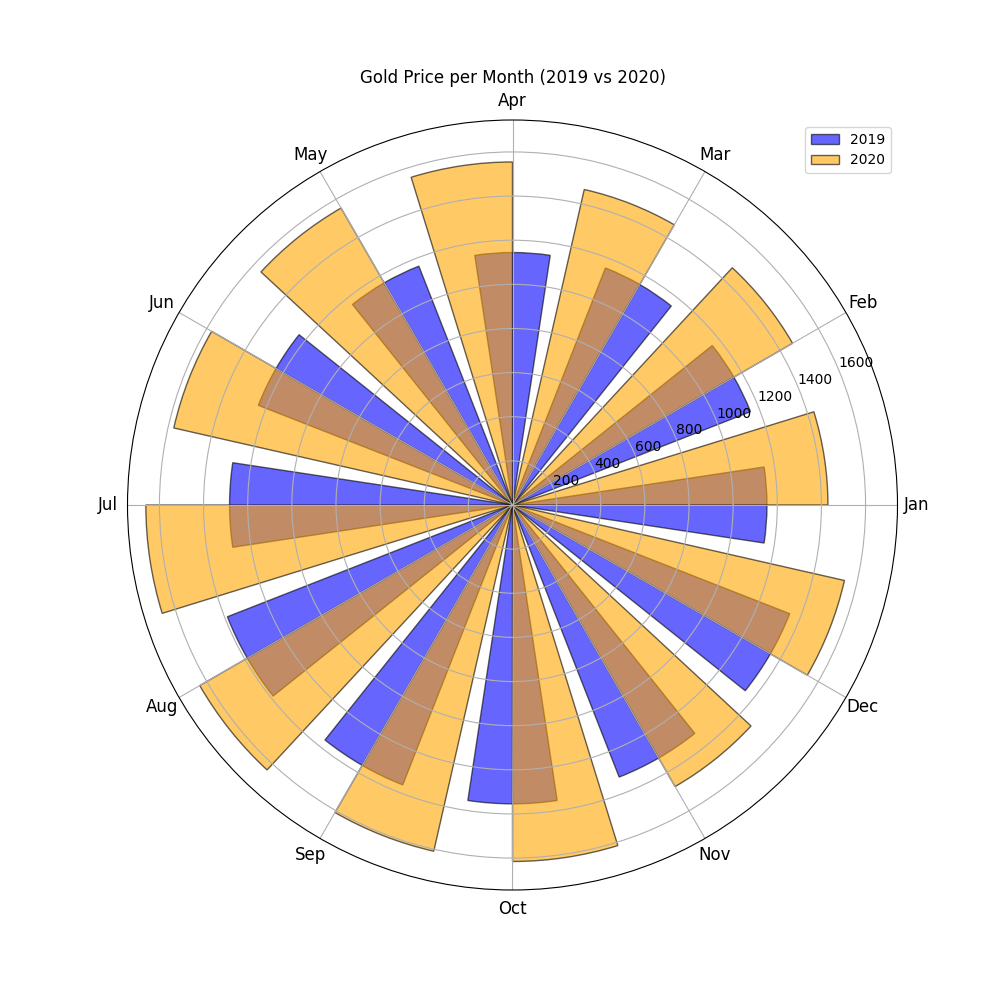

The script that drew this image:
import pandas as pd
import numpy as np
import matplotlib.pyplot as plt
df = pd.read_csv("1990-2021.csv")
# https://www.kaggle.com/datasets/odins0n/monthly-gold-prices

# Convert 'Date' column to datetime format
df['Date'] = pd.to_datetime(df['Date'])

# Filter data for the years 2019 and 2020
df = df[(df['Date'].dt.year == 2019) | (df['Date'].dt.year == 2020)]

# Extract month and year from the date for grouping
df['Month'] = df['Date'].dt.month
df['Year'] = df['Date'].dt.year

# Create separate datasets for 2019 and 2020
data_2019 = df[df['Year'] == 2019].sort_values(by='Month')
data_2020 = df[df['Year'] == 2020].sort_values(by='Month')

# Prepare the polar plot
fig, ax = plt.subplots(1, 1, figsize=(10, 10), subplot_kw=dict(polar=True))

# Define angles for each month (12 months, so divide 360 degrees into 12 parts)
angles = np.linspace(0, 2 * np.pi, 12, endpoint=False)

# Plot 2019 data
ax.bar(angles, data_2019['Europe(EUR)'], color='blue', alpha=0.6, width=0.3, label="2019", edgecolor="black")

# Plot 2020 data (shifted slightly for better comparison)
ax.bar(angles + 0.15, data_2020['Europe(EUR)'], color='orange', alpha=0.6, width=0.3, label="2020", edgecolor="black")

# Set labels for each month at corresponding angles
ax.set_xticks(angles)
ax.set_xticklabels(['Jan', 'Feb', 'Mar', 'Apr', 'May', 'Jun', 'Jul', 'Aug', 'Sep', 'Oct', 'Nov', 'Dec'], fontsize=12)

# Add legend and title
plt.legend(loc='upper right')
plt.title("Gold Price per Month (2019 vs 2020)")
plt.show()
